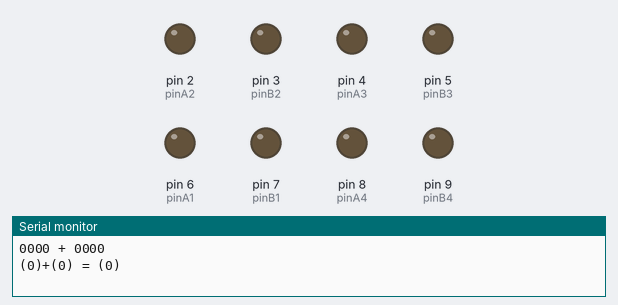
Recording of a sketch running on a simulated Arduino Uno, built with avr-gcc and run on an emulated ATmega328P. On the bench: output pins drawn as LEDs (lit = HIGH), the last lines printed to the serial monitor.

Above: at 0.1 s.
At 4.1 s:
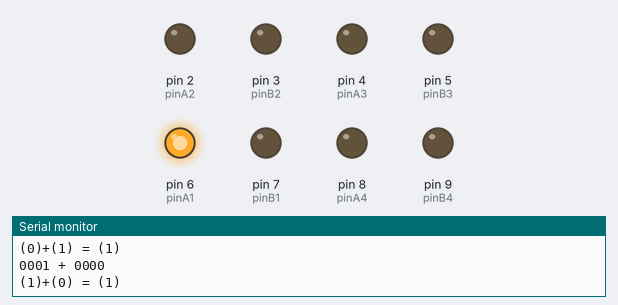
At 8.1 s:
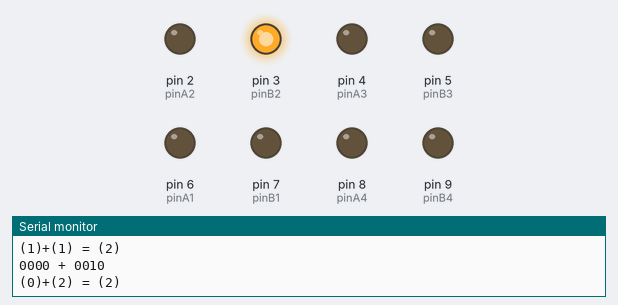
At 18.1 s:
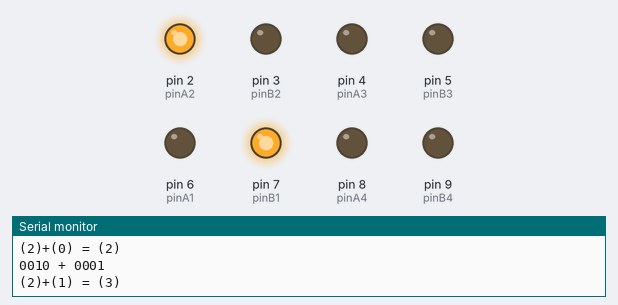
At 28.1 s:
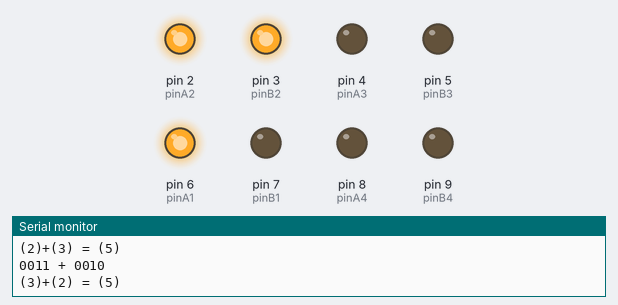
At 38.1 s:
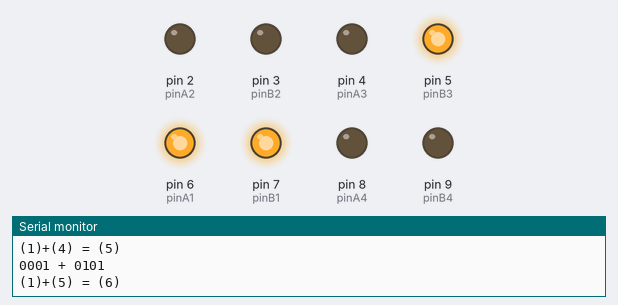
Timing chart, 0 to 39.6 s (numbered marks = the images above):
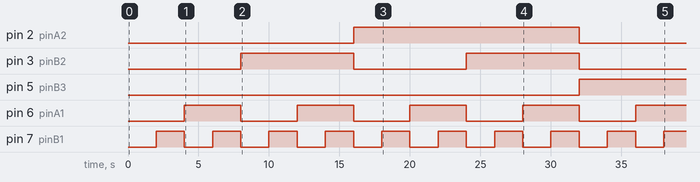

Measured:
- by itself, pin 2 (pinA2): LOW → HIGH at 16.0 s, → LOW 16.0 s later
- by itself, pin 3 (pinB2): alternates HIGH for 8.0 s and LOW for 8.0 s
- by itself, pin 5 (pinB3): LOW → HIGH at 32.0 s
- by itself, pin 6 (pinA1): alternates HIGH for 4.0 s and LOW for 4.0 s
- by itself, pin 7 (pinB1): alternates HIGH for 2.0 s and LOW for 2.0 s

The sketch:

fourBitAdder.ino
```cpp
// Created by Aimar Fernandez, Elliott Roach and Caleb Andreas
// Created on Jun 2026
// This program cycles through all possibilities of a 4 bit adder

// a pins
const int pinA1 = 6;
const int pinA2 = 2;
const int pinA3 = 4;
const int pinA4 = 8;
// b pins
const int pinB1 = 7;
const int pinB2 = 3;
const int pinB3 = 5;
const int pinB4 = 9;
// variables
int aDecimalValue;
int bDecimalValue;

void turnOffOutputs() {
    // turns of all pin outputs
    digitalWrite(pinA1, 0);
    digitalWrite(pinA2, 0);
    digitalWrite(pinA3, 0);
    digitalWrite(pinA4, 0);

    digitalWrite(pinB1, 0);
    digitalWrite(pinB2, 0);
    digitalWrite(pinB3, 0);
    digitalWrite(pinB4, 0);
}

void setup() {
    // serial output
    Serial.begin(9600);

    // pin a set up
    pinMode(pinA1, OUTPUT);
    pinMode(pinA2, OUTPUT);
    pinMode(pinA3, OUTPUT);
    pinMode(pinA4, OUTPUT);
    // pin b set up
    pinMode(pinB1, OUTPUT);
    pinMode(pinB2, OUTPUT);
    pinMode(pinB3, OUTPUT);
    pinMode(pinB4, OUTPUT);
    turnOffOutputs();

    // looping all possible inputs
    for (int a4Value = 0; a4Value <= 1; a4Value++) {
        digitalWrite(pinA4, a4Value);
        for (int b4Value = 0; b4Value <= 1; b4Value++) {
            digitalWrite(pinB4, b4Value);
            for (int a3Value = 0; a3Value <= 1; a3Value++) {
                digitalWrite(pinA3, a3Value);
                for (int b3Value = 0; b3Value <= 1; b3Value++) {
                    digitalWrite(pinB3, b3Value);
                    for (int a2Value = 0; a2Value <= 1; a2Value++) {
                        digitalWrite(pinA2, a2Value);
                        for (int b2Value = 0; b2Value <= 1; b2Value++) {
                            digitalWrite(pinB2, b2Value);
                            for (int a1Value = 0; a1Value <= 1; a1Value++) {
                                digitalWrite(pinA1, a1Value);
                                for (int b1Value = 0; b1Value <= 1; b1Value++) {
                                    digitalWrite(pinB1, b1Value);

                                    // a value to decimal
                                    aDecimalValue = (a4Value * 8) + (a3Value * 4) + (a2Value * 2) + (a1Value * 1);

                                    // b value to decimal
                                    bDecimalValue = (b4Value * 8) + (b3Value * 4) + (b2Value * 2) + (b1Value * 1);

                                    // show current calculation
                                    Serial.print("\n" + String(a4Value) + String(a3Value) + String(a2Value) + String(a1Value) + " + " + String(b4Value) + String(b3Value) + String(b2Value) + String(b1Value) + "\n");
                                    Serial.print("\n(" + String(aDecimalValue) + ")+(" + String(bDecimalValue) + ") = (" + String(aDecimalValue + bDecimalValue) + ")\n");

                                    // wait 1 second
                                    delay(2000);
                                }
                            }
                        }
                    }
                }
            }
        }
    }
    turnOffOutputs();
    Serial.print("\nProgram Done\n");
}

void loop() {
    // not needed
}
```
